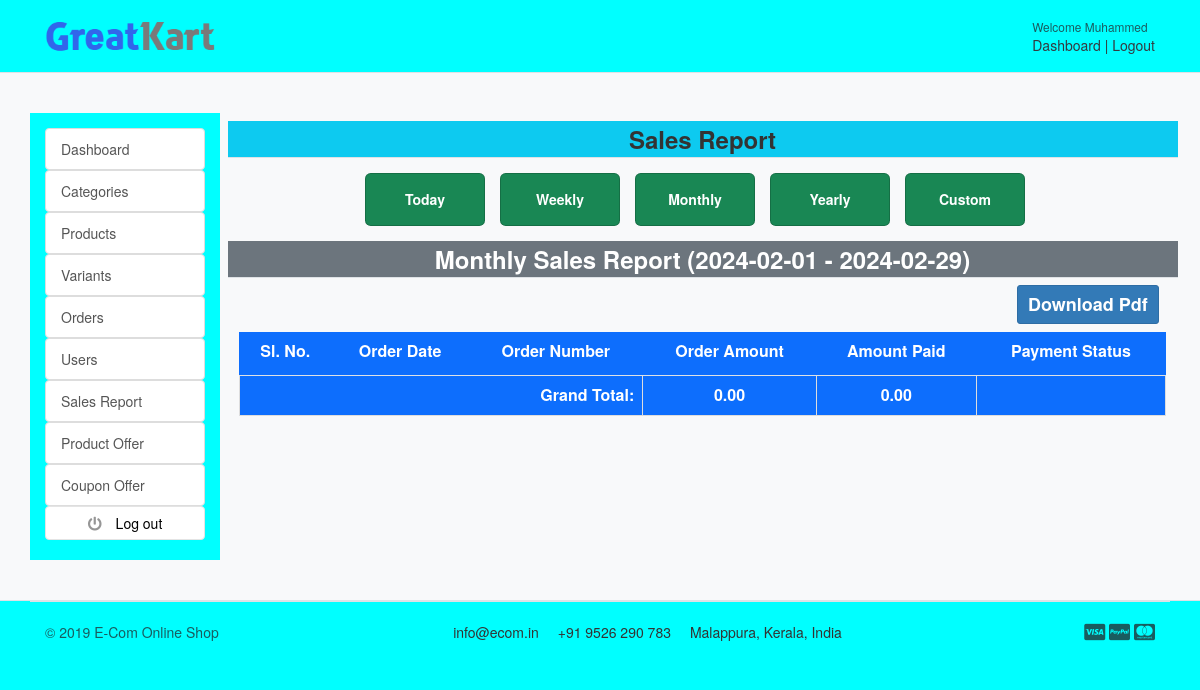
Before: /orders/monthly_sales_report/ (signed in) with the older database file.
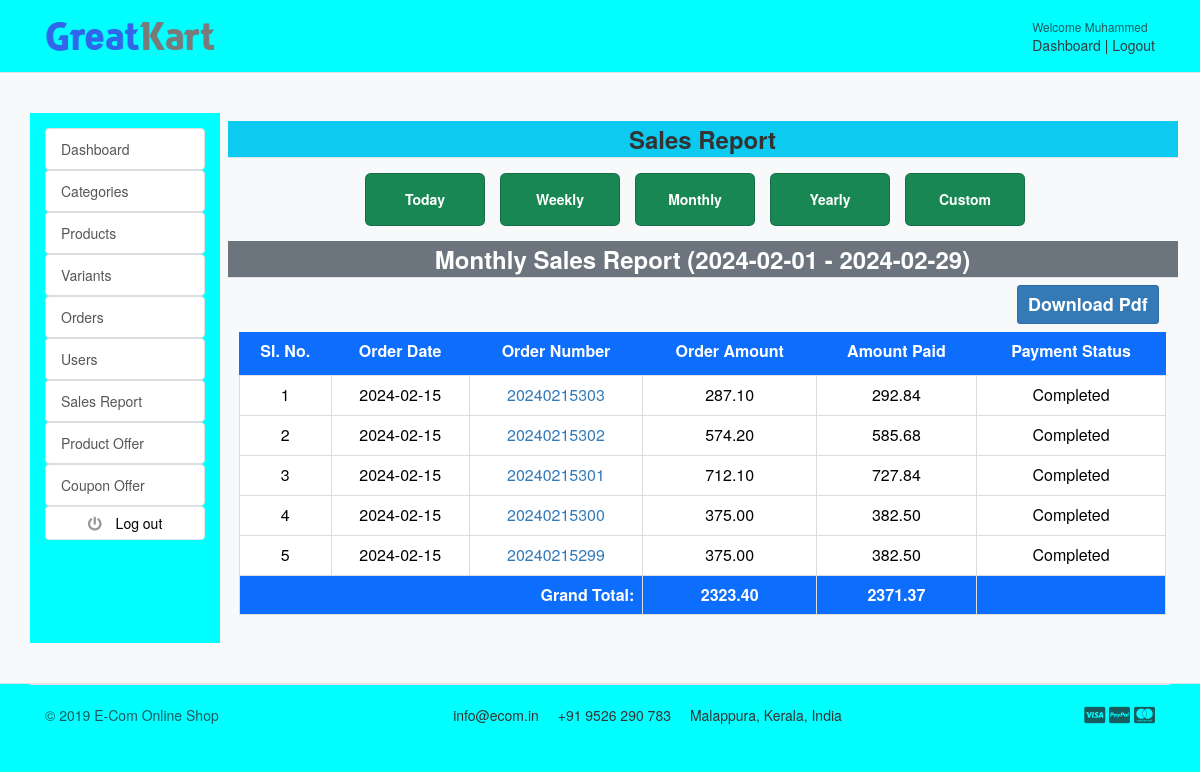
After: the same page with the newer database file.
### orders/models.py (models this page shows, shortened)
class Order(models.Model):
    STATUS = (
        ('Pending', 'Pending'),
        ('Order Confirmed', 'Order Confirmed'),
        ('Return Requested', 'Return Requested'),
        ('Return Approved', 'Return Approved'),
        ('Return Rejected', 'Return Rejected'),
        ('Return Received', 'Return Received'),
        ('Cancelled', 'Cancelled'),
        ('Delivered', 'Delivered'),
    )
    user = models.ForeignKey(Account, on_delete=models.SET_NULL, null=True)
    address = models.ForeignKey(Address, on_delete=models.SET_NULL, null=True)
    payment = models.ForeignKey(Payment, on_delete=models.SET_NULL, null=True)
    order_number = models.CharField(max_length=30, unique=True)
    order_total = models.FloatField()
    tax = models.FloatField()
    status = models.CharField(max_length=20, choices=STATUS, default='Pending')
    ip = models.CharField(blank=True, max_length=20)
    is_ordered = models.BooleanField(default=False)
    is_cancelled = models.BooleanField(default=False)
    created_at = models.DateTimeField(auto_now_add=True)
    updated_at = models.DateTimeField(auto_now=True)
    coupon_discount = models.FloatField(default=0.0)

class Payment(models.Model):
    user = models.ForeignKey(Account, on_delete=models.CASCADE)
    payment_id = models.CharField(max_length=100)
    amount_paid = models.CharField(max_length=100)
    discount = models.FloatField(default=0)
    status = models.CharField(max_length=100)
    created_at = models.DateTimeField(auto_now_add=True)
    timestamp = models.DateTimeField(default=timezone.now)

### orders/views.py (the view)
# urls.py: path('monthly_sales_report/', views.monthly_sales_report, name='monthly_sales_report'),
@login_required(login_url='login_admin')
def monthly_sales_report(request):
    current_date = datetime.now()
    start_of_month = current_date.replace(day=1)
    end_of_month = start_of_month + timedelta(days=32)
    end_of_month = end_of_month.replace(day=1) - timedelta(days=1)
    orders = Order.objects.filter(created_at__range=[start_of_month, end_of_month]).order_by('-created_at')
    total_order_amount = orders.aggregate(total_order_amount=Sum('order_total'))[
                             'total_order_amount'] or 0
    total_amount_paid = orders.aggregate(total_amount_paid=Sum('payment__amount_paid'))['total_amount_paid'] or 0
    context = {
        'start_of_month': start_of_month,
        'end_of_month': end_of_month,
        'orders': orders,
        'total_order_amount': total_order_amount,
        'total_amount_paid': total_amount_paid,
    }
    return render(request, 'sales-report/monthly-sales-report.html', context)

### carts/context_processors.py (called while the page is built)
def counter(request):
    cart_count = 0
    if 'admin' in request.path:
        return {}
    else:
        try:
            cart = Cart.objects.filter(cart_id = _cart_id(request))
            if request.user.is_authenticated:
                cart_items = CartItem.objects.all().filter(user=request.user)
            else:
                cart_items = CartItem.objects.all().filter(cart=cart[:1])
            for cart_item in cart_items:
                cart_count += cart_item.quantity
        except Cart.DoesNotExist:
            cart_count = 0
    return dict(cart_count=cart_count)

### carts/views.py (called while the page is built)
def _cart_id(request):
    cart = request.session.session_key
    if not cart:
        cart = request.session.create()
    return cart

### category/context_processors.py (called while the page is built)
def menu_links(request):
    links = Category.objects.all()
    return dict(links=links)

### templates/sales-report/monthly-sales-report.html (shortened to what the changed rows need)
{% extends 'admin/base_admin.html' %}
{% block content %}
<section class="section-conten padding-y bg">
    <div class="container">
        <div class="row">
            <main class="col-md-10">
                <div class="row">
                    {% load tz %}
                    <div class="m-2">
                        <table class="table table-hover">
                            <thead>
                                <tr>
                                    <td class="table-heading text-center font-weight-bold bg-primary text-white border-bottom mb-3">
                                        <label>Sl. No.</label>
                                    </td>
                                    <td class="table-heading text-center font-weight-bold bg-primary text-white border-bottom mb-3">
                                        <label>Order Date</label>
                                    </td>
                                    <td class="table-heading text-center font-weight-bold bg-primary text-white border-bottom mb-3">
                                        <label>Order Number</label>
                                    </td>
                                    <td class="table-heading text-center font-weight-bold bg-primary text-white border-bottom mb-3">
                                        <label>Order Amount</label>
                                    </td>
                                    <td class="table-heading text-center font-weight-bold bg-primary text-white border-bottom mb-3">
                                        <label>Amount Paid</label>
                                    </td>
                                    <td class="table-heading text-center font-weight-bold bg-primary text-white border-bottom mb-3">
                                        <label>Payment Status</label>
                                    </td>
                                </tr>
                            </thead>
                            <tbody>
                            {% for order in orders %}
                                <tr>
                                    <td class="text-center" style="border: 1px solid #ddd;">
                                        <p class="title mb-0"> {{ forloop.counter }} </p>
                                    </td>
                                    {% with order.created_at|date:"Y-m-d" as formatted_created_at %}
                                    <td class="text-center" style="border: 1px solid #ddd;">
                                        <p class="title mb-0"> {{ formatted_created_at }} </p>
                                    </td>
                                    {% endwith %}
                                    <td class="text-center" style="border: 1px solid #ddd;">
                                        <p class="title mb-0"> <a href="{% url 'orders:order_detail_admin' order.order_number %}"> {{ order.order_number }} </a></p>
                                    </td>
                                    <td class="text-center" style="border: 1px solid #ddd;">
                                        <p class="title mb-0"> {{ order.order_total | floatformat:2 }} </p>
                                    </td>
                                    <td class="text-center" style="border: 1px solid #ddd;">
                                        <p class="title mb-0"> {{ order.payment.amount_paid | floatformat:2 }} </p>
                                    </td>
                                    <td class="text-center" style="border: 1px solid #ddd;">
                                        <p class="title mb-0"> {{ order.payment.status }} </p>
                                    </td>
                                </tr>
                            {% endfor %}
                                <tr>
                                    <th colspan="3" class="text-right bg-primary text-white" style="border: 1px solid #ddd;">Grand Total:</th>
                                    <th class="text-center bg-primary text-white" style="border: 1px solid #ddd;"> {{ total_order_amount|floatformat:2 }}</th>
                                    <th class="text-center bg-primary text-white" style="border: 1px solid #ddd;"> {{ total_amount_paid|floatformat:2 }}</th>
                                    <th class="text-center bg-primary text-white" style="border: 1px solid #ddd;"></th>
                                </tr>
                            </tbody>
                        </table>
                    </div>
                </div>
            </main>
        </div>
    </div>
</section>
{% endblock%}

Changed rows visible on the page:
added Order: formatted_created_at "2024-02-15", order_number "20240215303", order_total "287.10", payment.amount_paid "292.84", payment.status "Completed"
added Order: formatted_created_at "2024-02-15", order_number "20240215302", order_total "574.20", payment.amount_paid "585.68", payment.status "Completed"
added Order: formatted_created_at "2024-02-15", order_number "20240215301", order_total "712.10", payment.amount_paid "727.84", payment.status "Completed"
added Order: formatted_created_at "2024-02-15", order_number "20240215300", order_total "375.00", payment.amount_paid "382.50", payment.status "Completed"
added Order: formatted_created_at "2024-02-15", order_number "20240215299", order_total "375.00", payment.amount_paid "382.50", payment.status "Completed"
Other visible differences:
{{ total_order_amount|floatformat:2 }}: "0.00" → "2323.40"
{{ total_amount_paid|floatformat:2 }}: "0.00" → "2371.37"
